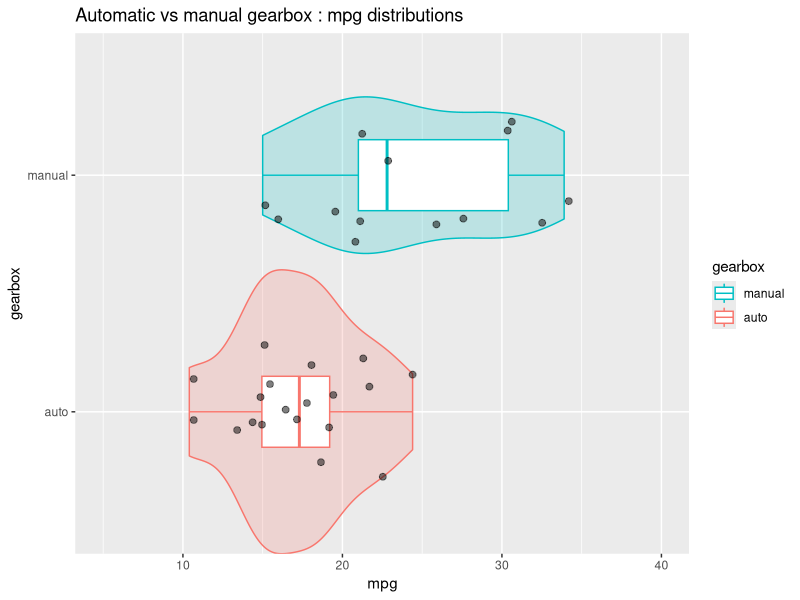
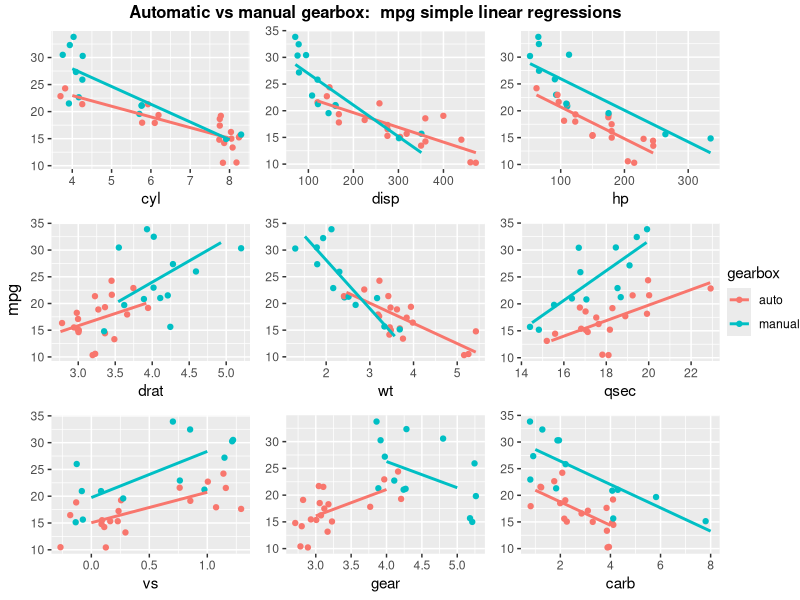
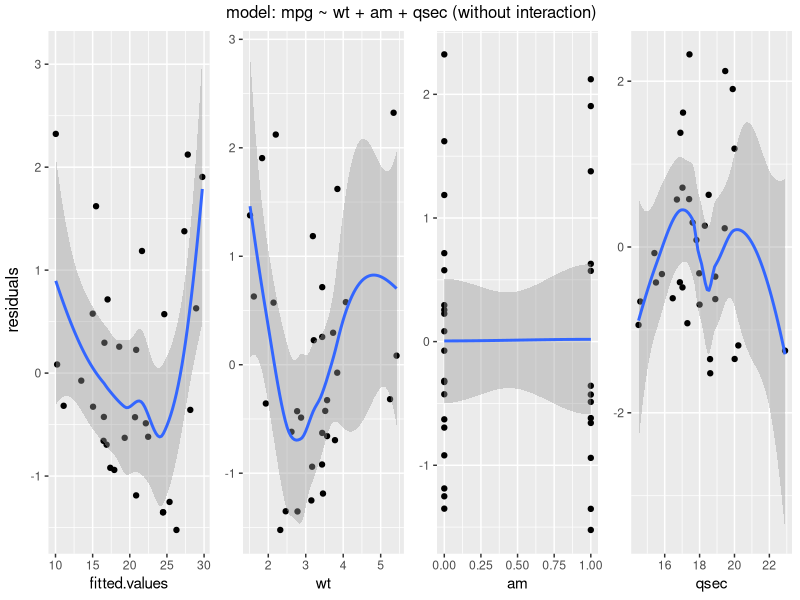
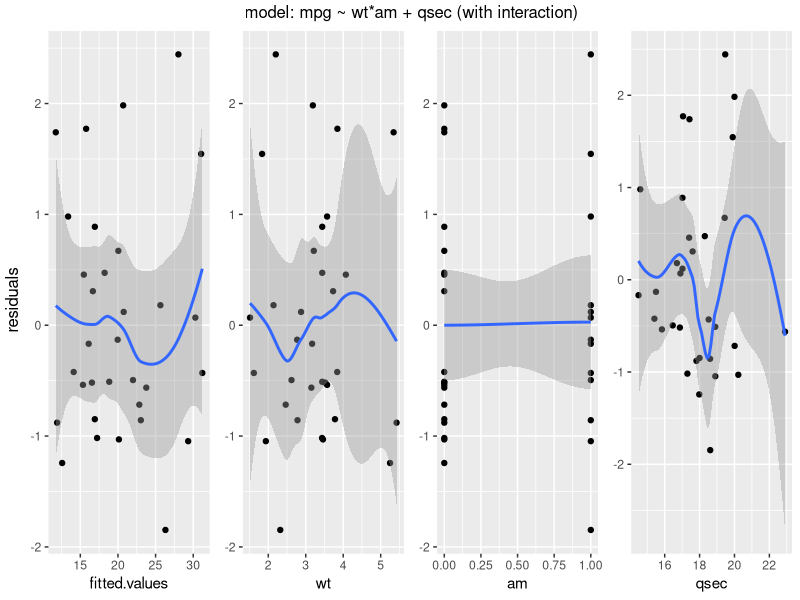
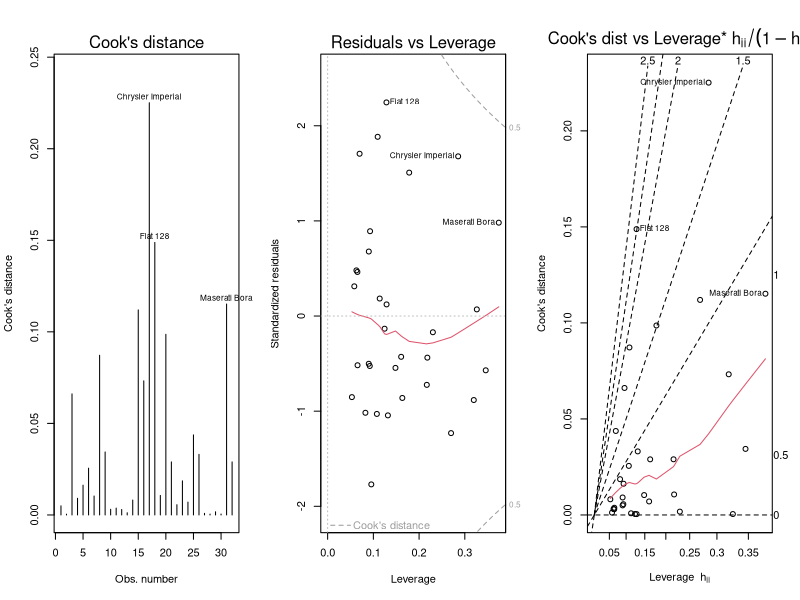
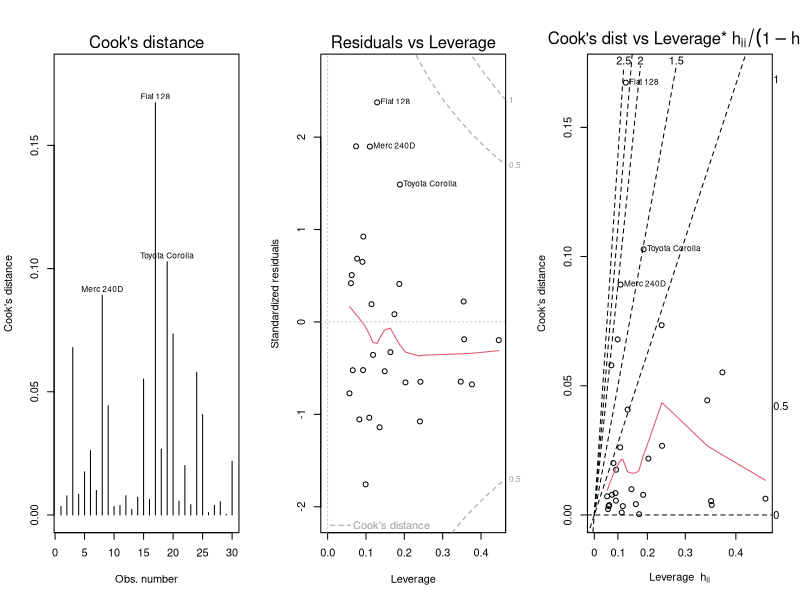

The R source for these figures, in order: (Note: this script raises an error after producing the figures.)
#' ---
#' title: "Linear Models"
#' subtitle: "Project1.R"
#' author: "Bruno Fischer Colonimos"
#' date: '`r format(Sys.Date(), "%d %B %Y")`'
#' output:
#'         html_document:
#'                 theme: readable
#'                 number_sections: yes
#'         word_document:
#'              fig_caption: yes
#'              fig_width: 9
#'              toc: no
#'              number_sections: yes
#'              theme: readable
#' ---


#+ options
knitr::opts_chunk$set(echo = FALSE)


#' libraries + external code
#' =========================

#+ libraries, warnings = FALSE

library(dplyr)
# require(graphics)
# library(GGally)
library(ggplot2)
library(grid)
library(gridExtra)

# source(file.path("morecode", "multiplot", "multiplot.R"))


#' Global options
#' --------------
vsfigheight <-  2.5
vsfigwidth <-  2.5
sfigheight <-  3
sfigwidth <-  3
nfigheight <-  4
nfigwidth <-  4
lfigheight <-  5
lfigwidth <-  7
vlfigheight <-  7
vlfigwidth <-  10

defdevice <- NULL # NULL (print on current device), or 'win' (but anything goes)
defsleep <- 10 # default waiting time in seconds

#' The data
#' ========

# Help file : data frame with 32 observations on 11 variables.

# [, 1]	 mpg	 Miles/(US) gallon
# [, 2]	 cyl	 Number of cylinders
# [, 3]	 disp	 Displacement (cu.in.)
# [, 4]	 hp	 Gross horsepower
# [, 5]	 drat	 Rear axle ratio
# [, 6]	 wt	 Weight (1000 lbs)
# [, 7]	 qsec	 1/4 mile time
# [, 8]	 vs	 V/S
# [, 9]	 am	 Transmission (0 = automatic, 1 = manual)
# [,10]	 gear	 Number of forward gears
# [,11]	 carb	 Number of carburetors


data("mtcars")



#' Data exploration
#' ----------------

#' compute means for  am = 0 / 1
means <- mtcars %>%
        group_by(am) %>%
        summarise(meanmpg=mean(mpg))

meanauto <- means[1,"meanmpg"]
meanmanual <- means[2,"meanmpg"]

#' add to data mtcars factor 'gerbox' = factor(am) ,
#' but explicitly (auto / manual)

# mtcars <- mutate(mtcars, gearbox = factor(ifelse(am == 0, "auto", "manual")))
mtcars <- mutate(mtcars,
                 gearbox =
                         factor(mtcars$am,
                                labels = c("auto", "manual")))
# verification
# levels(mtcars$gearbox)



#' Compare distributions

# violin + box + points (jitter)
gviolin <- ggplot(mtcars, aes(gearbox, mpg, color=gearbox)) +
        geom_violin(mapping=aes(fill=gearbox),
                    width=1.2, show.legend = FALSE, alpha = .2) +
        geom_boxplot(width=.3) +
        geom_jitter(width=.3, height=.3,
                    alpha =.5, size = 2, color="black") +
        scale_y_continuous(limits = c(5, 40)) +
        guides(col = guide_legend(reverse = TRUE))+
        labs(title = "Automatic vs manual gearbox : mpg distributions") +
        coord_flip()

# display

displaygraph <- function(one.graph,
                         windevice = defdevice,
                         width = nfigwidth,
                         height = nfigheight ) {
        if (is.null(windevice)) {
                grid.newpage()
                grid.draw(one.graph)
        } else {
                windows(width = width, height = height)
                grid.newpage()
                grid.draw(one.graph)
                Sys.sleep(defsleep)
                dev.off()
        }
}

# display
displaygraph(gviolin)
# displaygraph(gviolin, "win",
#              width = lfigwidth,
#              height = vsfigheight)


#' Plotting the effect of every variable on mpg, conmparing
#' automatic and manual transmissions

# plotting function
plotam <- function(varname, withlegend = FALSE) {
        g <- ggplot(mtcars,
               aes_(x = as.name(varname),
                    y = quote(mpg),
                    color = quote(gearbox))) +
                geom_jitter(width= .3, height = .2) +
                geom_smooth(data = filter(mtcars, am ==0),
                            method="lm", se= FALSE) +
                geom_smooth(data = filter(mtcars, am ==1),
                            method="lm", se= FALSE) +
                ylab(NULL) +
                # scale_color_discrete(guide_legend("am")) +
                theme(legend.position = "right")
        if (withlegend) {
                g
        } else {
                g + theme(legend.position = "none")
        }
}

# test
# plotam("wt")
# plotam("wt" , withlegend=TRUE)

# plot all variables except mpg, against am
lpl <- lapply(X = setdiff(colnames(mtcars), c("am", "gearbox", "mpg")),
              plotam)


# put pplots together with a common legend):

# get the legend from any one plot (the plot must have a legend)
# extract legend
# https://github.com/hadley/ggplot2/wiki/Share-a-legend-between-two-ggplot2-graphs
g_legend <- function(a.gplot){
        tmp <- ggplot_gtable(ggplot_build(a.gplot))
        leg <- which(sapply(tmp$grobs, function(x) x$name) == "guide-box")
        legend <- tmp$grobs[[leg]]
        return(legend)}

mylegend <- g_legend(plotam("wt", withlegend = TRUE))


# draw the plot
# windows(width = 10, height = 6)
title2 <- textGrob("Automatic vs manual gearbox:  mpg simple linear regressions",
                   gp = gpar(fontface="bold"))

gg <- arrangeGrob(grobs = lpl,
                  ncol = 3,
                  top = title2,
                  left = "mpg")

slrg <- arrangeGrob(gg,
                   mylegend, nrow=1, widths=c(10, 1))
# to display

displaygraph(slrg, "win",
             width = vlfigwidth,
             height = lfigheight)




#' model selection
#' ===============

#' backwards elimination (without interaction)
#' -------------------------------------------
# start


# testing function, not-really-so-great
nextstep <- function(fit) {
        sf <-  summary(fit)
        sfc <- summary(fit)$coef[-1,]
        rnames <- dimnames(sfc)[[1]]
        ix <- match(max(sfc[,4] ), sfc[,4] )
        # formula
        fitfla <- formula(fit)
        cfla <- as.character(fitfla)
        cfla <- paste(cfla[2], cfla[1], cfla[3])
        # result
        if (sfc[ix,4] > 0.05) {
                data.frame(nonsignif.var = rnames[ix],
                           p.value =  round(sfc[ix, 4], 3),
                           sigma = sf$sigma,
                           Rsquared =  sf$r.squared,
                           Adj.Rsquared = sf$adj.r.squared)
        } else {
                data.frame(nonsignif.var = "all significant",
                           formula = cfla,
                           sigma = sf$sigma,
                           Rsquared =  sf$r.squared,
                           Adj.Rsquared = sf$adj.r.squared)
        }
}


# init ialize the removel process and create functions
initrem <- function() {
        i <- 1
        elim <- character(0)
        step = NULL
        list(remvar = function() {
                step <<- nextstep(fit)
                elim[i] <<- paste0(step$nonsignif.var,
                                  " (p.value:",
                                  round(step$p.value, 2) , ")" )
                i <<- i + 1
                step },
             whatstep = function() {step},
             stephist = function() {elim}
        )
}

temp <- initrem()
remvar <- temp[["remvar"]]
whatstep <- temp[["whatstep"]]
stephist <- temp[["stephist"]]

# remove var function
# remvar <- function() {
#         step <<- nextstep(fit)
#         elim[i] <<- paste(step$nonsignif.var, "(p.value =", round(step$p.value, 2) , ")" )
#         i <<- i + 1
# }




# first iteration
fit <- lm(mpg ~ carb + hp + disp + cyl + wt + gear + am + drat + vs + qsec, mtcars)
# show essentials
summary(fit)
remvar( )
stephist()


# 2 removing cyl
fit <- lm(mpg ~ carb + hp + disp + wt + gear + am + drat + vs + qsec, mtcars)
# show essentials
summary(fit)
remvar( )
stephist()


# removing vs
fit <- lm(mpg ~ carb + hp + disp + wt + gear + am + drat + qsec, mtcars)
# show essentials
summary(fit)
remvar( )
stephist()


# removing carb
fit <- lm(mpg ~ hp + disp + wt + gear + am + drat + qsec, mtcars)
# show essentials
summary(fit)
remvar( )
stephist()


# removing gear
fit <- lm(mpg ~ hp + disp + wt + am + drat + qsec, mtcars)
# show essentials
summary(fit)
remvar( )
stephist()


# removing drat
# show essentials
summary(fit)
remvar( )
stephist()


# removing disp
fit <- lm(mpg ~ hp + wt + am + qsec, mtcars)
# show essentials
summary(fit)
remvar( )
stephist()

# removing hp final step
fit <- lm(mpg ~ wt + am + qsec, mtcars)
# show essentials
summary(fit)
try(remvar( ))
sh <- stephist() # store removal history

# test list of removals (char)
remlist <- paste(sh, collapse = ", ")


# All significants
#   nonsignif.var              formula    sigma  Rsquared Adj.Rsquared
# all significant mpg ~ wt + am + qsec 2.458846 0.8496636    0.8335561




#' mpg ~ wt + am + qsec diagnostics
#' --------------------------------

# plot(fit, which = 1)


# residuals plots
# vnames <- c("wt", "am", "qsec") # variables in the final model

# Store residuals and fitted values
mtcars1 <- mutate(mtcars, resid1 = rstudent(fit),
                  fitted.values = fitted.values(fit))


# residuals plots
# ---------------
# variables in the final model
vnames <- c("fitted.values", "wt", "am", "qsec")


resvarplot <- function(varname) {
        ggplot(mtcars1, aes_(as.name(varname) , quote(resid1))) +
                geom_point() +
                geom_smooth() +
                scale_y_continuous(name = NULL)
}

# test
# resvarplot(varname = "wt")

lpres1 <- lapply(vnames, FUN=resvarplot)


gr1 <- arrangeGrob(grobs = lpres1,
          #ncols=3
          layout_matrix = matrix(c(1,2,3,4), nrow=1),
          left = "residuals",
          top = "model: mpg ~ wt + am + qsec (without interaction)"
          )

# to display
displaygraph(gr1, "win", width = vlfigwidth,
             height = sfigheight)




#' Adding interaction am:wt
#' ------------------------

fit2 <- lm(mpg ~ wt + am*wt + qsec, mtcars)
s <- summary(fit2)
# s


# pr <- par("mfrow")
# par(mfrow=c(2,2))
# plot(fit2, which = 4)
# par(mfrow=pr)



# Store residuals and fitted values
mtcars2 <- mutate(mtcars, resid1 = rstudent(fit2),
                  fitted.values = fitted.values(fit2))



# residuals plots
# ---------------
# variables in the final model
vnames <- c("fitted.values", "wt", "am", "qsec")



resvarplot2 <- function(varname) {
        ggplot(mtcars2, aes_(as.name(varname) , quote(resid1))) +
                geom_point() +
                geom_smooth() +
                scale_y_continuous(name = NULL)
}

lpres2 <- lapply(vnames, FUN=resvarplot2)


gr2 <- arrangeGrob(grobs = lpres2,
                  #ncols=3
                  layout_matrix = matrix(c(1,2,3,4), nrow=1),
                  left = "residuals",
                  top = "model: mpg ~ wt*am + qsec (with interaction)"
)

# to display
displaygraph(gr2, "win", width = vlfigwidth,
             height = sfigheight)





#' Try Adding interaction am:qsec + anova test ==> no
#' --------------------------------------------------

fit3 <- lm(mpg ~ wt + am*wt + qsec + am*qsec, mtcars)
s <- summary(fit3)
s

an <- anova(fit, fit2, fit3)
an


# Analysis of Variance Table
#
# Model 1: mpg ~ wt + am + qsec
# Model 2: mpg ~ wt + am * wt + qsec
# Model 3: mpg ~ wt + am * wt + qsec + am * qsec
# Res.Df    RSS Df Sum of Sq       F   Pr(>F)
# 1     28 169.29
# 2     27 117.28  1    52.010 11.6099 0.002145 **
# 3     26 116.47  1     0.802  0.1791 0.675630
# ---
#  Signif. codes:  0 ‘***’ 0.001 ‘**’ 0.01 ‘*’ 0.05 ‘.’ 0.1 ‘ ’ 1

# p-values
anpv <- an$`Pr(>F)`

#  NA 0.002144762 0.675630240

# get individual p-values
# pv[2]





#' We select : mpg ~ wt + am * wt + qsec
#' -------------------------------------




#' diagnostics2: influential outliers
#' ----------------------------------

data(mtcars)
mtcars2 <- mtcars
mtcars2$model <- rownames(mtcars)
rownames(mtcars2) <- mtcars2$model


fit2A <- lm(mpg ~ wt + am*wt + qsec, mtcars2)
s <- summary(fit2A)
# s

windows(width = vlfigwidth, height = sfigheight)
pr <- c(1,1)
pr <- par("mfrow")
par(mfrow = c(1,3))
plot(fit2A, which = 4) # , ylim = c(0, .25) #???
plot(fit2A, which = 5)
plot(fit2A, which = 6)
par(mfrow = pr)

dev.off()



# hatvalues and dfbetas
hatvalues(fit2A)
dfb <- dfbetas(fit2A)


dfb[ , c("wt"  , "am", "wt:am")]

dfb[c("Fiat 128", "Maserati Bora" , "Chrysler Imperial" ) , c("wt"  , "am", "wt:am")]



# ==> Try without Chrysler Imperial , Maserati Bora

# data(mtcars)
# mtcars2 <- mtcars
# mtcars2$model <- rownames(mtcars)
#

mtcars2B <- filter(mtcars2, model != "Chrysler Imperial", model != "Maserati Bora")
rownames(mtcars2B) <- mtcars2B$model

fit2B <- lm(mpg ~ am*wt + qsec, mtcars2B)
s <- summary(fit2B)
s


windows(width = vlfigwidth, height = sfigheight)

pr <- par("mfrow")
par(mfrow=c(1,3))
plot(fit2B, which = 4)
plot(fit2B, which = 5)
plot(fit2B, which = 6)
par(mfrow=pr)

dev.off()

# fixing ylim
# plotlm <- stats:::plot.lm
#
# fix("plotlm")
#  ===> to be done ??


hatvalues(fit2B)
dfb <- dfbetas(fit2B)
dfb[ , c("am", "wt:am")]



#'
#' conclusion:
#' -----------

s <- summary(fit2B)
sfc <- s$coefficients
sfc

# Point estimation
# neutral weight

nwt <- - (sfc[2,1] / sfc[5,1])
deltaslope <- sfc[5,1]


# 2 equations, automatic vs manual
# automatic: mpg = 9.723 - 2.937 wt + 1.017 qs
# manual : mpg = (9.723 + 14.079) - (2.937 + 7.078) wt + 1.017 qs

# ==> for small wt, manual is better, for high wt auto is better.
# balance point, w = 3.4 (thousands of lb)
# The manufactureres seem aware of it, as the overlap zone goes from circa

mt24 <- filter(mtcars, wt > 2.5 & wt < 4.5)
mt24a <- filter(mt24, am==0)
mt24m <- filter(mt24, am==1)
# ggplot(mt24, aes(wt, am))+ geom_point()
min(mt24a$wt) # 3.15
max(mt24m$wt) # 3.57




#'
#' Bootstrapping the difference of coefficients
#' ------------------------------------------------
#'

data(mtcars2B)

# first: estimate the model from lm
fit <- lm(mpg ~  qsec + wt*am, mtcars)
sc <- summary(fit)$coefficients

# conf int for coeff(wt:am)
sc[5,1] + c(-1,1) * qt(df = nrow(mtcars) - 2, p = .975) * sc[5,2]



n <- nrow(mtcars)
B <- 10000

# resampling
set.seed(1254)


# do not storethe samples
#
# generate samples
x <- sample(1:n, n, replace = TRUE)

lsamp <- lapply(1:B, function(i) sample(1:n, n, replace = TRUE))

getcoeffs <- function(x){
        # sample data
        sdata <- mtcars2B[x,]
        # compute model
        fit <- lm(mpg ~  hp + wt*am, sdata)
        sc <- summary(fit)$coef

        bam <- sc[4,1]
        bamwt <- sc[5,1]
        wt0 <- (- bam / bamwt)
        c(wt0, bamwt)
}


lsamp <- sapply(lsamp, getcoeffs)
lsamp <- t(lsamp)
lsamp <- as.data.frame(lsamp, stringsAsFactors = FALSE)
colnames(lsamp) <- c("neutral", "diff_slope")

# conclusions about "neutral"
quantile(lsamp$neutral, c(.025, .975))
mean(lsamp[[1]]) # surprising
median(lsamp$neutral)
head(lsamp)
min(lsamp$neutral)
max(lsamp$neutral)

g = ggplot(lsamp, aes(x = neutral)) +
        geom_density(color = "black", fill = "lightblue") +
        scale_x_continuous(limits = c(1,5))
g


# About "diff_slope"

quantile(lsamp$diff_slope, c(.025, .975))
mean(lsamp$diff_slope) # surprising
median(lsamp$diff_slope)
















# ===================================================================================================
# ===================================================================================================


#' correlations
#' ------------

# cor(mtcars)

# heatmap(cor(mtcars),
#        col=colorRampPalette(c("blue","white", "red"))( 20 ))




#' diagnostics
#' ------------

pr <- par("mfrow")
par(mfrow=c(2,2))
plot(fit)
par(mfrow=pr)


# residuals plots

vnames <- c("wt", "am", "qsec") # variables in the final model

# rstudent(fit) # try


# Store residuals
mtcars <- mutate(mtcars, resid1 = rstudent(fit))


resvarplot <- function(varname, residvar = "resid1") {
        ggplot(mtcars, aes_(as.name(varname) , as.name(residvar))) +
                geom_point()+
                geom_smooth()
}

# resvarplot("wt")
# resvarplot("am")
# resvarplot("qsec")

lpres <- lapply(vnames, FUN=resvarplot)
windows(width=10)
multiplot(plotlist = lpres,
          #ncols=3
          layout = matrix(c(1,2,3), nrow=1)
          )
dev.off()

